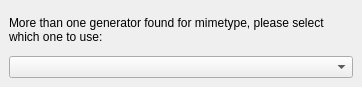
<ui version="4.0" >
 <author></author>
 <comment></comment>
 <exportmacro></exportmacro>
 <class>ChooseEngineWidget</class>
 <widget class="QWidget" name="ChooseEngineWidget" >
  <property name="geometry" >
   <rect>
    <x>0</x>
    <y>0</y>
    <width>362</width>
    <height>87</height>
   </rect>
  </property>
  <property name="windowTitle" >
   <string>Form</string>
  </property>
  <layout class="QVBoxLayout" >
   <property name="margin" >
    <number>9</number>
   </property>
   <property name="spacing" >
    <number>6</number>
   </property>
   <item>
    <widget class="QLabel" name="description" >
     <property name="text" >
      <string>More than one generator found for mimetype, please select which one to use:</string>
     </property>
     <property name="wordWrap" >
      <bool>true</bool>
     </property>
    </widget>
   </item>
   <item>
    <widget class="QComboBox" name="engineList" />
   </item>
  </layout>
 </widget>
 <pixmapfunction></pixmapfunction>
 <resources/>
 <connections/>
</ui>
